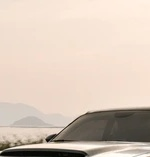
#> input picture B_batch_qs/block_image3.jpg, 150 x 157 px, given in place of campus2.jpeg, which was not available
$ python exp10.py
#> lines starting #> are read from the running program, lines starting #| are printed output that depends on the picture
import cv2
import numpy as np

img = cv2.imread("dataset/campus2.jpeg")
#> img is the input picture: shape (157, 150, 3); mean B, G, R 184.5, 198, 214

gamma = float(input("Enter Gamma : "))
#> the answer given: 3

table = np.array([((i/255.0)**gamma)*255 for i in range(256)])

corrected = cv2.LUT(img,table)
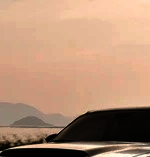
#> corrected: shape (157, 150, 3) float64; mean B, G, R 117.3, 143.5, 181.1

cv2.imshow("Gamma corrected", corrected)
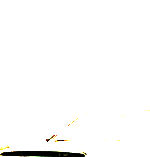
#> window 'Gamma corrected': shape (157, 150, 3); mean B, G, R 249.9, 250.5, 250.5
cv2.waitKey(0)
cv2.destroyAllWindows()

$ run again, on B_batch_qs/block_image4.jpg
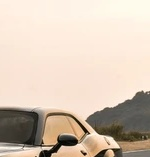
#> input picture B_batch_qs/block_image4.jpg, 150 x 157 px, given in place of campus2.jpeg, which was not available
#> img is the input picture: shape (157, 150, 3); mean B, G, R 181.1, 197.2, 213.7
#> `corrected = cv2.LUT(img,table)`:
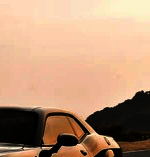
#> corrected: shape (157, 150, 3) float64; mean B, G, R 120.9, 150.4, 189.2
#> `cv2.imshow("Gamma corrected", corrected)`:
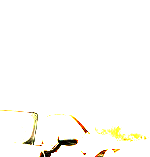
#> window 'Gamma corrected': shape (157, 150, 3); mean B, G, R 248.3, 251.5, 252.4

$ run again, on B_batch_qs/block_image5.jpg
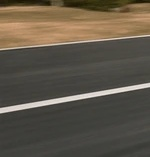
#> input picture B_batch_qs/block_image5.jpg, 150 x 157 px, given in place of campus2.jpeg, which was not available
#> img is the input picture: shape (157, 150, 3); mean B, G, R 72.7, 86.2, 94.8
#> `corrected = cv2.LUT(img,table)`:
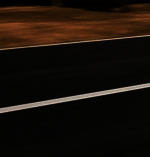
#> corrected: shape (157, 150, 3) float64; mean B, G, R 10.1, 16.2, 24.4
#> `cv2.imshow("Gamma corrected", corrected)`:
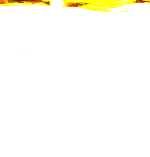
#> window 'Gamma corrected': shape (157, 150, 3); mean B, G, R 246.2, 253.3, 254.4
